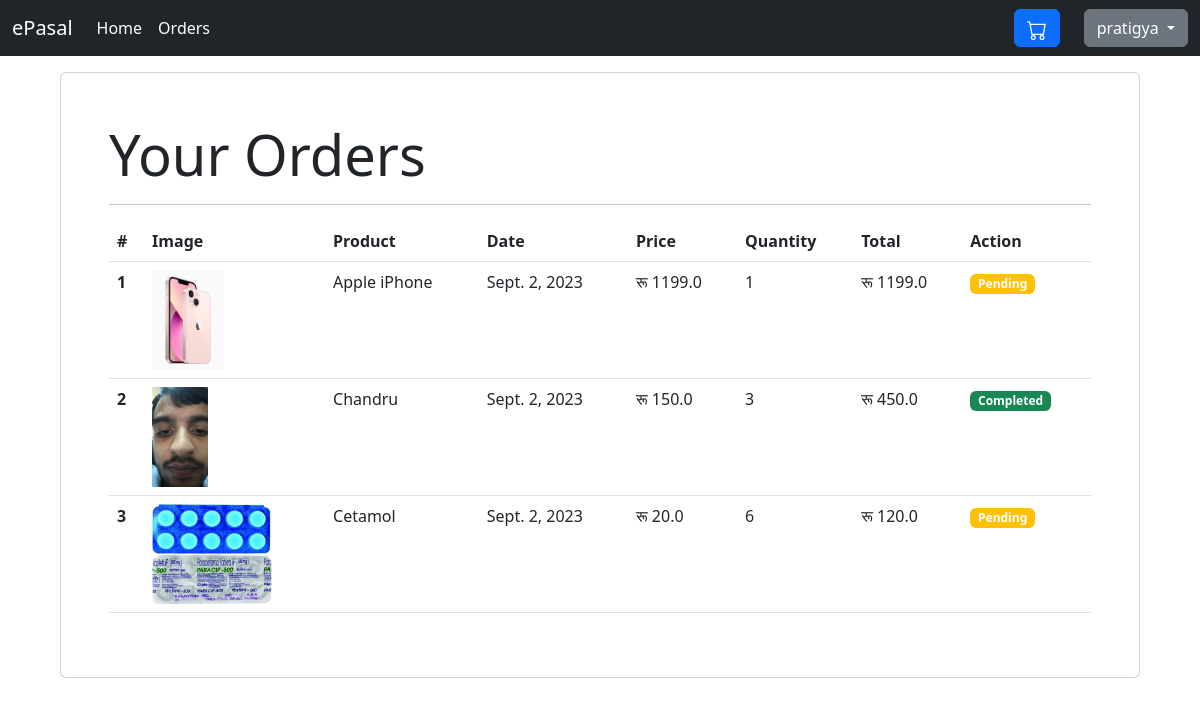
/orders (signed in), run on the app's committed database.
### store/models.py (models this page shows, shortened)
class Order(models.Model):
    product = models.ForeignKey(Product,on_delete=models.CASCADE)
    user = models.ForeignKey(User,on_delete=models.CASCADE)
    quantity = models.IntegerField(default=1)
    price = models.FloatField()
    address = models.CharField(max_length=255,default='')
    phone = models.CharField(max_length=12,default='')
    date = models.DateField(default=datetime.datetime.today)
    status = models.BooleanField(default=False)
    @staticmethod
    def get_orders_by_user(user_id):
        return Order.objects.filter(user__id=user_id).order_by('-date')

class Product(models.Model):
    product_category = models.ForeignKey(ProductCategory,on_delete=models.CASCADE)
    product_name = models.CharField("Product Name",max_length=255)
    product_description = models.TextField("Product Description")
    product_price = models.FloatField("Product Price")
    product_image = models.ImageField(upload_to = "images/",null=True)
    added_on = models.DateTimeField(auto_now=True)

### store/views.py (the view)
# urls.py: path('orders',OrderView.as_view(),name="orders"),
class OrderView(View):
    @method_decorator(auth_middleware)
    def get(self,request):
        orders = Order.get_orders_by_user(request.user.id)
        return render(request,'store/orders.html',{'orders':orders})

### store/templatetags/custom_filters.py (called while the page is built)
@register.filter
def currency(value):
    return "रू "+str(value)

@register.filter
def multiply(x,y):
    return x*y

### store/templates/store/orders.html (shortened to what this page needs)
{% extends 'store/base.html' %} {% load custom_filters %} {% block content %}
<div class="card mt-3 p-5 mx-5">
  <div class="display-4">Your Orders</div>
  <hr />
  <table class="table">
    <thead>
      <tr>
        <th scope="col">#</th>
        <th scope="col">Image</th>
        <th scope="col">Product</th>
        <th scope="col">Date</th>
        <th scope="col">Price</th>
        <th scope="col">Quantity</th>
        <th scope="col">Total</th>
        <th scope="col">Action</th>
      </tr>
    </thead>
    <tbody>
      {%for order in orders%}
      <tr>
        <th scope="row">{{forloop.counter}}</th>
        <td>
          <img height="100px" src="{{order.product.product_image}}" alt="..." />
        </td>
        <td>{{order.product.product_name}}</td>
        <td>{{order.date}}</td>
        <td>{{order.price|currency}}</td>
        <td>{{order.quantity}}</td>
        <td>{{order.price|multiply:order.quantity|currency}}</td>
        <td>
        {%if order.status%}
        <span class="badge bg-success">Completed</span>
        {%else%}
        <span class="badge bg-warning">Pending</span>
        {%endif%}
        </td>
      </tr>
      {%endfor%}
    </tbody>
  </table>
</div>
{% endblock content %}

### store/templates/store/base.html (shortened to what this page needs)
{% load custom_filters %}
<!doctype html>
<html lang="en">
  <head>
    <link href="https://cdn.jsdelivr.net/npm/bootstrap@5.2.3/dist/css/bootstrap.min.css" rel="stylesheet">
    <link rel="stylesheet" href="https://cdnjs.cloudflare.com/ajax/libs/font-awesome/4.7.0/css/font-awesome.min.css">
  </head>
  <body>
    <nav class="navbar navbar-expand-lg navbar-dark bg-dark">
        <div class="container-fluid">
          <a class="navbar-brand" href="/">ePasal</a>
          <div class="collapse navbar-collapse" id="navbarSupportedContent">
            <ul class="navbar-nav me-auto mb-2 mb-lg-0">
              <li class="nav-item">
                <a class="nav-link active" aria-current="page" href="/">Home</a>
              </li>
              {%if request.user.id%}
              <li class="nav-item">
                <a class="nav-link active" aria-current="page" href="/orders">Orders</a>
              </li>
              {%endif%}
            </ul>
            <a href="/cart" class="btn btn-primary position-relative me-4">
            </a>
            {% if not user.is_authenticated%}
            <a role="button" href="/login" class="btn btn-outline-success">Login</a>
            <a role="button" href="/signup" class="btn btn-outline-success ms-3">Signup</a
            {%else%}
            <div class="dropdown">
              <button class="btn btn-secondary dropdown-toggle" type="button" data-bs-toggle="dropdown" aria-expanded="false">
                {{user.username}}
              </button>
            </div>
            {%endif%}
          </div>
        </div>
      </nav>
      <div class="container-fluid">
        {% block content %}{% endblock content %}
      </div>
</body>
</html>

### data on the page
Order: product.product_image (picture), product.product_name "Apple iPhone", date "Sept. 2, 2023", price "रू 1199.0", quantity "1", price|multiply "रू 1199.0", status "Pending"
Order: product.product_image (picture), product.product_name "Chandru", date "Sept. 2, 2023", price "रू 150.0", quantity "3", price|multiply "रू 450.0", status "Completed"
Order: product.product_image (picture), product.product_name "Cetamol", date "Sept. 2, 2023", price "रू 20.0", quantity "6", price|multiply "रू 120.0", status "Pending"

### other printed values
{{ user.username }} "pratigya"
